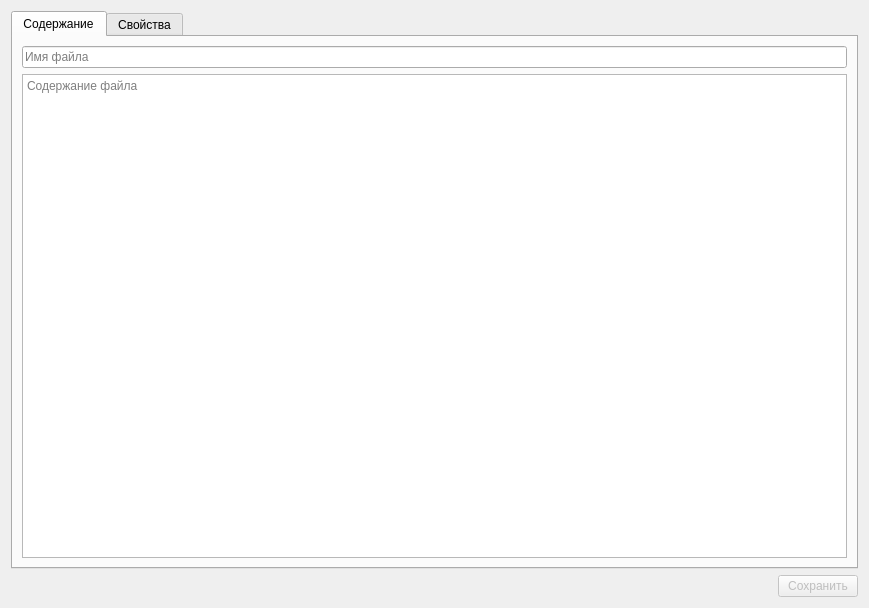
<?xml version="1.0" encoding="UTF-8"?>
<ui version="4.0">
 <class>FileDialog</class>
 <widget class="QDialog" name="FileDialog">
  <property name="geometry">
   <rect>
    <x>0</x>
    <y>0</y>
    <width>869</width>
    <height>608</height>
   </rect>
  </property>
  <property name="windowTitle">
   <string>Новый файл</string>
  </property>
  <layout class="QVBoxLayout" name="verticalLayout">
   <item>
    <widget class="QTabWidget" name="tabWidget">
     <property name="currentIndex">
      <number>0</number>
     </property>
     <widget class="QWidget" name="tab">
      <attribute name="title">
       <string>Содержание</string>
      </attribute>
      <layout class="QVBoxLayout" name="verticalLayout_2">
       <item>
        <widget class="QLineEdit" name="filenameTxt">
         <property name="placeholderText">
          <string>Имя файла</string>
         </property>
        </widget>
       </item>
       <item>
        <widget class="QPlainTextEdit" name="fileContentTxt">
         <property name="placeholderText">
          <string>Содержание файла</string>
         </property>
        </widget>
       </item>
      </layout>
     </widget>
     <widget class="QWidget" name="tab_2">
      <attribute name="title">
       <string>Свойства</string>
      </attribute>
      <layout class="QHBoxLayout" name="horizontalLayout_2">
       <item>
        <widget class="QTableWidget" name="propertiesTable">
         <property name="enabled">
          <bool>false</bool>
         </property>
         <property name="sizeAdjustPolicy">
          <enum>QAbstractScrollArea::AdjustToContents</enum>
         </property>
         <property name="editTriggers">
          <set>QAbstractItemView::NoEditTriggers</set>
         </property>
         <property name="textElideMode">
          <enum>Qt::ElideRight</enum>
         </property>
         <attribute name="horizontalHeaderVisible">
          <bool>false</bool>
         </attribute>
         <attribute name="verticalHeaderVisible">
          <bool>true</bool>
         </attribute>
         <row>
          <property name="text">
           <string>ID владельца</string>
          </property>
         </row>
         <row>
          <property name="text">
           <string>ID владеющей группы</string>
          </property>
         </row>
         <row>
          <property name="text">
           <string>Размер (в байтах)</string>
          </property>
         </row>
         <row>
          <property name="text">
           <string>Дата создания</string>
          </property>
         </row>
         <row>
          <property name="text">
           <string>Дата модификации</string>
          </property>
         </row>
         <column>
          <property name="text">
           <string/>
          </property>
         </column>
        </widget>
       </item>
       <item>
        <widget class="QTableWidget" name="rightsTable">
         <property name="sizePolicy">
          <sizepolicy hsizetype="Expanding" vsizetype="Expanding">
           <horstretch>0</horstretch>
           <verstretch>0</verstretch>
          </sizepolicy>
         </property>
         <property name="sizeAdjustPolicy">
          <enum>QAbstractScrollArea::AdjustToContents</enum>
         </property>
         <row>
          <property name="text">
           <string>Владелец</string>
          </property>
         </row>
         <row>
          <property name="text">
           <string>Владеющая группа</string>
          </property>
         </row>
         <row>
          <property name="text">
           <string>Все остальные</string>
          </property>
         </row>
         <column>
          <property name="text">
           <string>Чтение</string>
          </property>
         </column>
         <column>
          <property name="text">
           <string>Запись</string>
          </property>
         </column>
         <column>
          <property name="text">
           <string>Исполнение</string>
          </property>
         </column>
         <item row="0" column="0">
          <property name="text">
           <string/>
          </property>
          <property name="checkState">
           <enum>Unchecked</enum>
          </property>
          <property name="flags">
           <set>ItemIsUserCheckable|ItemIsEnabled</set>
          </property>
         </item>
         <item row="0" column="1">
          <property name="text">
           <string/>
          </property>
          <property name="checkState">
           <enum>Unchecked</enum>
          </property>
          <property name="flags">
           <set>ItemIsUserCheckable|ItemIsEnabled</set>
          </property>
         </item>
         <item row="0" column="2">
          <property name="text">
           <string/>
          </property>
          <property name="checkState">
           <enum>Unchecked</enum>
          </property>
          <property name="flags">
           <set>ItemIsUserCheckable|ItemIsEnabled</set>
          </property>
         </item>
         <item row="1" column="0">
          <property name="text">
           <string/>
          </property>
          <property name="checkState">
           <enum>Unchecked</enum>
          </property>
          <property name="flags">
           <set>ItemIsUserCheckable|ItemIsEnabled</set>
          </property>
         </item>
         <item row="1" column="1">
          <property name="text">
           <string/>
          </property>
          <property name="checkState">
           <enum>Unchecked</enum>
          </property>
          <property name="flags">
           <set>ItemIsUserCheckable|ItemIsEnabled</set>
          </property>
         </item>
         <item row="1" column="2">
          <property name="text">
           <string/>
          </property>
          <property name="checkState">
           <enum>Unchecked</enum>
          </property>
          <property name="flags">
           <set>ItemIsUserCheckable|ItemIsEnabled</set>
          </property>
         </item>
         <item row="2" column="0">
          <property name="text">
           <string/>
          </property>
          <property name="checkState">
           <enum>Unchecked</enum>
          </property>
          <property name="flags">
           <set>ItemIsUserCheckable|ItemIsEnabled</set>
          </property>
         </item>
         <item row="2" column="1">
          <property name="text">
           <string/>
          </property>
          <property name="checkState">
           <enum>Unchecked</enum>
          </property>
          <property name="flags">
           <set>ItemIsUserCheckable|ItemIsEnabled</set>
          </property>
         </item>
         <item row="2" column="2">
          <property name="text">
           <string/>
          </property>
          <property name="checkState">
           <enum>Unchecked</enum>
          </property>
          <property name="flags">
           <set>ItemIsUserCheckable|ItemIsEnabled</set>
          </property>
         </item>
        </widget>
       </item>
       <item>
        <layout class="QVBoxLayout" name="verticalLayout_3">
         <item>
          <widget class="QCheckBox" name="suidChb">
           <property name="text">
            <string>SUID</string>
           </property>
          </widget>
         </item>
         <item>
          <widget class="QCheckBox" name="sgidChb">
           <property name="text">
            <string>SGID</string>
           </property>
          </widget>
         </item>
         <item>
          <spacer name="verticalSpacer">
           <property name="orientation">
            <enum>Qt::Vertical</enum>
           </property>
           <property name="sizeHint" stdset="0">
            <size>
             <width>20</width>
             <height>40</height>
            </size>
           </property>
          </spacer>
         </item>
        </layout>
       </item>
      </layout>
     </widget>
    </widget>
   </item>
   <item>
    <layout class="QHBoxLayout" name="horizontalLayout">
     <item>
      <spacer name="horizontalSpacer">
       <property name="orientation">
        <enum>Qt::Horizontal</enum>
       </property>
       <property name="sizeHint" stdset="0">
        <size>
         <width>40</width>
         <height>20</height>
        </size>
       </property>
      </spacer>
     </item>
     <item>
      <widget class="QPushButton" name="saveBtn">
       <property name="enabled">
        <bool>false</bool>
       </property>
       <property name="text">
        <string>Сохранить</string>
       </property>
      </widget>
     </item>
    </layout>
   </item>
  </layout>
 </widget>
 <resources/>
 <connections/>
</ui>
